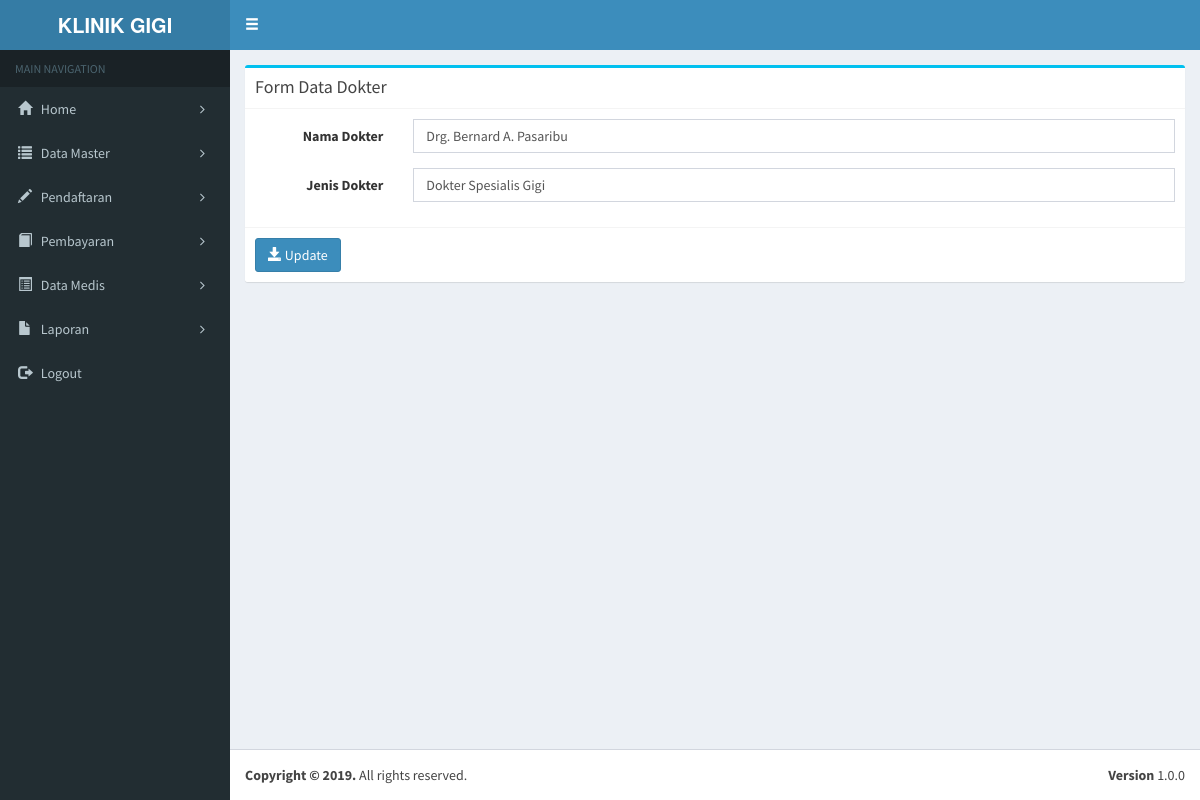
The app's page /index.php?page=editdokter&id=1 (signed in) with its own data.
### tables this page shows
CREATE TABLE `dokter` (
  `iddokter` int(5) NOT NULL AUTO_INCREMENT,
  `nama_dokter` varchar(100) DEFAULT NULL,
  `jenis_dokter` varchar(100) DEFAULT NULL,
  PRIMARY KEY (`iddokter`)
);

### adddokter.php (the view, shortened to what this page needs)
<?php
if (isset($_GET['id'])) {
  $data = mysqli_fetch_row(mysqli_query($con, "select * from dokter where iddokter='" . $_GET['id'] . "'"));
}
?>
<div class="row">
  <div class="col-md-12">
    <div class="box box-info">
      <div class="box-header with-border">
        <h3 class="box-title">Form Data Dokter</h3>
      </div>
      <form class="form-horizontal" method="post">
        <div class="box-body">
          <div class="form-group">
            <label for="dua" class="col-sm-2 control-label">Nama Dokter</label>
            <div class="col-sm-10">
              <input type="text" value="<?php echo isset($data[1]) ? $data[1] : ''; ?>" name="nama_dokter" class="form-control" id="dua" placeholder="isi nama dokter">
            </div>
          </div>
          <div class="form-group">
            <label for="dua" class="col-sm-2 control-label">Jenis Dokter</label>
            <div class="col-sm-10">
              <input type="text" value="<?php echo isset($data[2]) ? $data[2] : ''; ?>" name="jenis_dokter" class="form-control" placeholder="isi jenis dokter">
            </div>
          </div>
        </div>
        <div class="box-footer">
          <button type="submit" class="btn btn-primary pull-left" name="<?php echo isset($_GET['id']) ? 'update' : 'save'; ?>">
            <i class='glyphicon glyphicon-save'></i> <?php echo isset($_GET['id']) ? 'Update' : 'Simpan'; ?>
          </button>
        </div>
      </form>
    </div>
  </div>
</div>

### records on screen
dokter: nama_dokter "Drg. Bernard A. Pasaribu", jenis_dokter "Dokter Spesialis Gigi"
